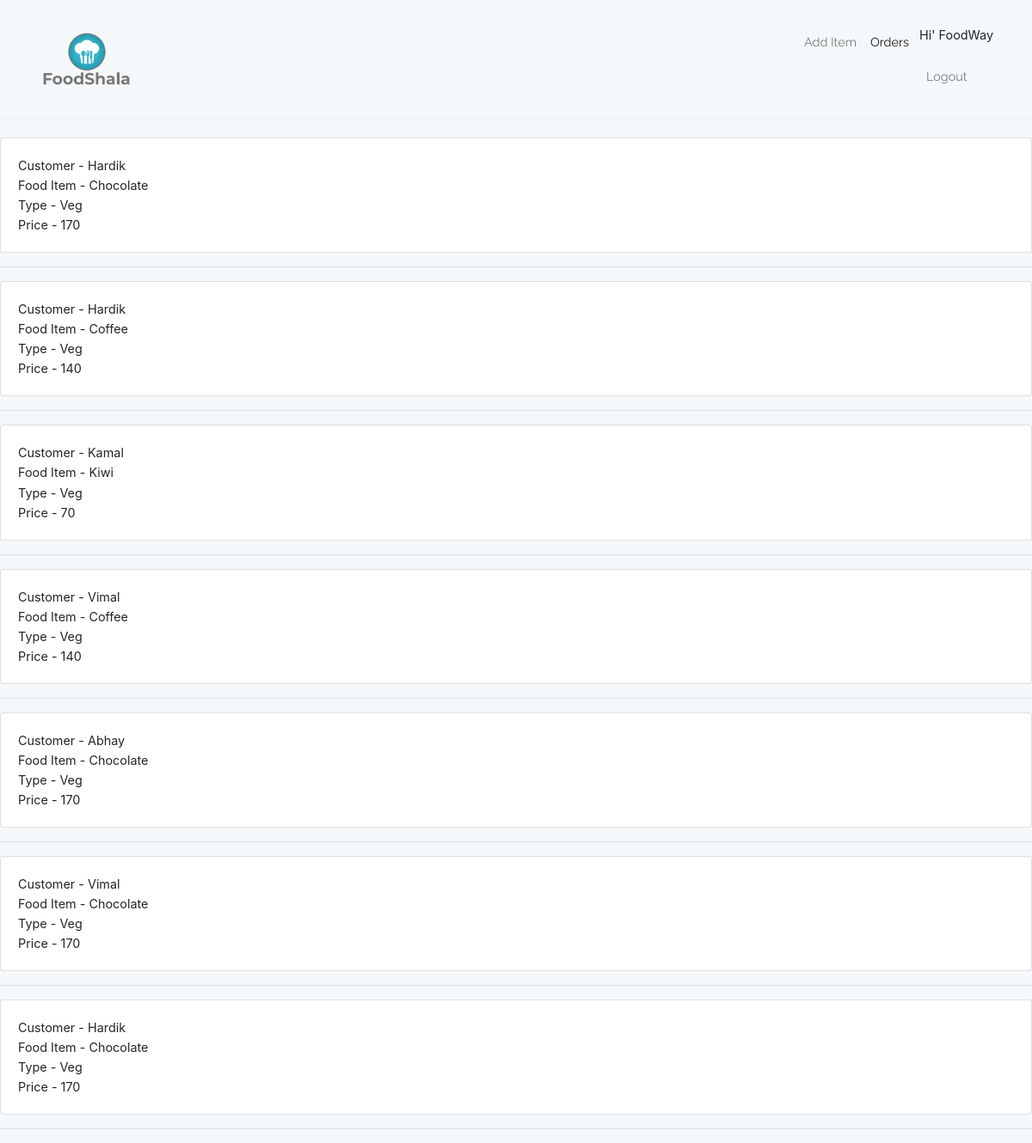
Page /view_orders.php (signed in) on the committed database.
### tables this page shows
CREATE TABLE `restaurant` (
  `rest_id` int(10) NOT NULL,
  `r_nm` varchar(40) NOT NULL,
  `r_email` varchar(40) NOT NULL,
  `r_pass` varchar(40) NOT NULL
);

CREATE TABLE `orders` (
  `order_id` int(10) NOT NULL,
  `cust_id` int(10) NOT NULL,
  `rest_id` int(10) NOT NULL,
  `item_name` varchar(50) NOT NULL,
  `item_type` varchar(40) NOT NULL,
  `item_price` int(100) NOT NULL
);

CREATE TABLE `customer` (
  `cust_id` int(10) NOT NULL,
  `uname` varchar(40) NOT NULL,
  `email` varchar(40) NOT NULL,
  `pass` varchar(40) NOT NULL,
  `preference` varchar(40) NOT NULL
);

### view_orders.php (the view, shortened to what this page needs)
<?php
include_once 'dbconnect.php';
$res=mysqli_query($con,"SELECT * FROM restaurant WHERE rest_id=".$_SESSION['res']);
$userRow=mysqli_fetch_array($res);
?>
<html>
<head>
<link rel="stylesheet" href="https://maxcdn.bootstrapcdn.com/bootstrap/4.0.0/css/bootstrap.min.css">
<link rel="stylesheet" href="style.css" type="text/css" />
</head>
<body>
<nav class="navbar navbar-expand-lg navbar-light navbar-laravel">
    <div class="container">
    <img class="navbar-brand" src="images/logo.png" id="logo_custom" width="10%" alt="logo" onclick="window.location.href = 'res_dashboard.php';">
        <div class="collapse navbar-collapse" id="navbarSupportedContent">
            <ul class="navbar-nav ml-auto">
                <li class="nav-item">
                    <a class="nav-link" href="res_dashboard.php">Add Item</a>
                </li>
                <li class="nav-item">
                    <a class="nav-link active" href="view_orders.php">Orders</a>
                </li>
                <li class="nav-item">
        	        <p>Hi' <?php echo $userRow['r_nm']; ?></p><a class="nav-link" href="logout.php?logout">Logout</a>
                </li>
            </ul>
        </div>
    </div>
</nav>
<?php
    include_once 'dbconnect.php';
    $restid = $_SESSION['res'];
	$sql = "select orders.* ,customer.uname from orders, customer where rest_id = '$restid' And orders.cust_id=customer.cust_id";
	$result = $con->query($sql) or die($con->error);
?>
	    <div class="content"><br>
	        <?php
	        	while ($row = $result->fetch_assoc()) { ?>
	        		<div class="card">
						    <div class="card-body">
						    	<div class="card-text" >Customer - <?php echo ucwords($row['uname']); ?></div>
						    	<div class="card-text">Food Item - <?php echo $row['item_name']; ?></div>
						        <div class="card-text">Type - <?php echo $row['item_type']; ?></div>
						        <div class="card-text">Price - <?php echo $row['item_price']; ?></div>
						    </div>
						</div><hr>
	        <?php } ?>
        </div>
</body>
</html>

### style.css (style rules this page uses)
body { margin: 0; font-size: .9rem; font-weight: 400; line-height: 1.6; color: #212529; text-align: left; background-color: #f5f8fa; }
.navbar-laravel { box-shadow: 0 2px 4px rgba(0,0,0,.04); }
.navbar-brand , .nav-link, .my-form, .login-form { font-family: Raleway, sans-serif; }
.nav-item a { color: #333; }

### rows in the picture
restaurant: r_nm "FoodWay"
orders: cust.uname "Hardik", item_name "Chocolate", item_type "Veg", item_price "170"
orders: cust.uname "Hardik", item_name "Coffee", item_type "Veg", item_price "140"
orders: cust.uname "Kamal", item_name "Kiwi", item_type "Veg", item_price "70"
orders: cust.uname "Vimal", item_name "Coffee", item_type "Veg", item_price "140"
orders: cust.uname "Abhay", item_name "Chocolate", item_type "Veg", item_price "170"
orders: cust.uname "Vimal", item_name "Chocolate", item_type "Veg", item_price "170"
orders: cust.uname "Hardik", item_name "Chocolate", item_type "Veg", item_price "170"
